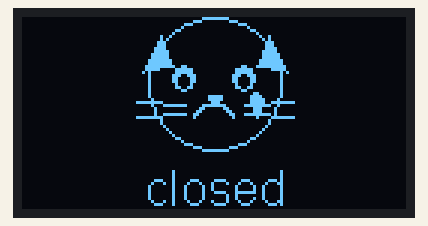
Simulated run of this sketch. Board: ESP8266 (NodeMCU). Parts: 128×64 one-colour display. WiFi joins after 1.5 s; servers stay silent unless stated; what the sketch prints to the serial monitor is not drawn.

Above: at 1.8 s.

The sketch:

display_client.ino
```cpp
#include <Wire.h>
#include <ESP8266WiFi.h>
#include <ESP8266HTTPClient.h>
#include <ArduinoJson.h>
#include "SSD1306Wire.h"
#include "secrets.h"

SSD1306Wire display(0x3c, SDA, SCL);

void drawArc(int cx, int cy, int r, int startDeg, int endDeg) {
    for (int deg = startDeg; deg < endDeg; deg++) {
        float a1 = deg * PI / 180.0;
        float a2 = (deg + 1) * PI / 180.0;
        int x1 = cx + r * cos(a1);
        int y1 = cy + r * sin(a1);
        int x2 = cx + r * cos(a2);
        int y2 = cy + r * sin(a2);
        display.drawLine(x1, y1, x2, y2);
    }
}

void drawHappyCat() {
    display.clear();
    display.drawCircle(64, 22, 22);
    display.fillTriangle(46, 4,  52, 16, 42, 16);
    display.fillTriangle(82, 4,  76, 16, 86, 16);
    drawArc(54, 20, 5, 200, 340);
    drawArc(74, 20, 5, 200, 340);
    display.fillTriangle(62, 26, 66, 26, 64, 29);
    drawArc(64, 29, 7, 20, 160);
    display.drawLine(38, 26, 54, 28);
    display.drawLine(38, 31, 54, 30);
    display.drawLine(74, 28, 90, 26);
    display.drawLine(74, 30, 90, 31);
    display.setFont(ArialMT_Plain_16);
    display.setTextAlignment(TEXT_ALIGN_CENTER);
    display.drawString(64, 48, "opened");
    display.display();
}

void drawSadCat() {
    display.clear();
    display.drawCircle(64, 22, 22);
    display.fillTriangle(46, 6,  50, 16, 40, 18);
    display.fillTriangle(82, 6,  78, 16, 88, 18);
    display.fillCircle(54, 20, 4);
    display.fillCircle(74, 20, 4);
    display.setColor(BLACK);
    display.fillCircle(54, 21, 2);
    display.fillCircle(74, 21, 2);
    display.setColor(WHITE);
    display.fillTriangle(62, 26, 66, 26, 64, 29);
    drawArc(64, 36, 7, 200, 340);
    display.drawLine(38, 28, 54, 29);
    display.drawLine(38, 33, 54, 32);
    display.drawLine(74, 29, 90, 28);
    display.drawLine(74, 32, 90, 33);
    display.fillCircle(78, 27, 2);
    display.fillTriangle(76, 27, 80, 27, 78, 33);
    display.setFont(ArialMT_Plain_16);
    display.setTextAlignment(TEXT_ALIGN_CENTER);
    display.drawString(64, 48, "closed");
    display.display();
}

void drawConnecting() {
    display.clear();
    display.setFont(ArialMT_Plain_16);
    display.setTextAlignment(TEXT_ALIGN_CENTER);
    display.drawString(64, 20, "connecting");
    display.drawString(64, 40, "to wifi...");
    display.display();
}

void drawError() {
    display.clear();
    display.setFont(ArialMT_Plain_16);
    display.setTextAlignment(TEXT_ALIGN_CENTER);
    display.drawString(64, 20, "request");
    display.drawString(64, 40, "error");
    display.display();
}

bool fetchStatus() {
    if (WiFi.status() != WL_CONNECTED) {
        Serial.println("WiFi не подключен");
        return false;
    }

    WiFiClient client;
    HTTPClient http;

    http.begin(client, SERVER_URL);
    http.addHeader("accept", "application/json");
    http.addHeader("X-API-KEY", API_KEY);

    int code = http.GET();
    Serial.print("HTTP код: ");
    Serial.println(code);

    if (code != 200) {
        http.end();
        return false;
    }

    String body = http.getString();
    Serial.println(body);
    http.end();

    // Парсим {"status": true/false}
    StaticJsonDocument<64> doc;
    DeserializationError err = deserializeJson(doc, body);
    if (err) {
        Serial.println("JSON ошибка");
        return false;
    }

    return doc["status"].as<bool>();
}

void setup() {
    Serial.begin(115200);

    display.init();
    display.flipScreenVertically();

    drawConnecting();

    WiFi.begin(WIFI_SSID, WIFI_PASSWORD);
    Serial.print("Подключение к WiFi");
    while (WiFi.status() != WL_CONNECTED) {
        delay(500);
        Serial.print(".");
    }
    Serial.println("\nПодключено! IP: " + WiFi.localIP().toString());
}

void loop() {
    bool isOpen = fetchStatus();

    if (isOpen) {
        drawHappyCat();
    } else {
        drawSadCat();
    }

    delay(1000);  // опрашиваем каждые 5 секунд
}
```

example.secrets.h
```cpp
#define WIFI_SSID "wifi_name"
#define WIFI_PASSWORD "wifi_password"
#define SERVER_URL "http://meowmeowmewooweowmoe"
#define API_KEY "some=key"
```
